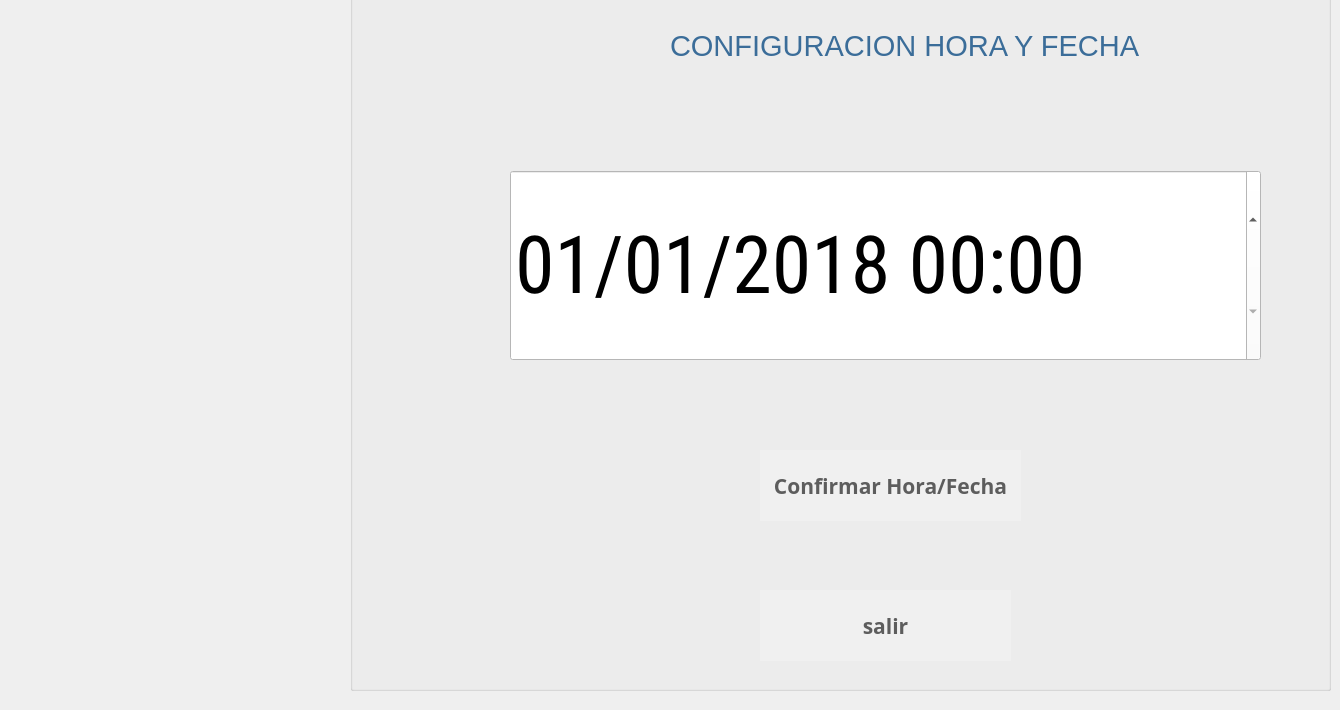
   <widget class="QWidget" name="page_38">
    <widget class="QGroupBox" name="groupBox_10">
     <property name="geometry">
      <rect>
       <x>350</x>
       <y>-10</y>
       <width>981</width>
       <height>701</height>
      </rect>
     </property>
     <property name="title">
      <string/>
     </property>
     <widget class="QPushButton" name="bcambiarFecha">
      <property name="geometry">
       <rect>
        <x>410</x>
        <y>460</y>
        <width>261</width>
        <height>71</height>
       </rect>
      </property>
      <property name="font">
       <font>
        <family>Ubuntu Mono</family>
        <pointsize>16</pointsize>
        <weight>75</weight>
        <italic>false</italic>
        <bold>true</bold>
        <underline>false</underline>
       </font>
      </property>
      <property name="toolTip">
       <string>Ayuda</string>
      </property>
      <property name="whatsThis">
       <string extracomment="help"/>
      </property>
      <property name="styleSheet">
       <string notr="true">background-color:rgb(240, 240, 240);
color:rgb(93, 93, 93);
border-radius:80%</string>
      </property>
      <property name="text">
       <string>Confirmar Hora/Fecha</string>
      </property>
      <property name="icon">
       <iconset>
        <normaloff>../../../../../cajsSATELITE/eum/app/cajeroF/iconos/fl.png</normaloff>../../../../../cajsSATELITE/eum/app/cajeroF/iconos/fl.png</iconset>
      </property>
      <property name="iconSize">
       <size>
        <width>40</width>
        <height>40</height>
       </size>
      </property>
      <property name="toolTipDuration" stdset="0">
       <number>3</number>
      </property>
     </widget>
     <widget class="QLabel" name="ltime_67">
      <property name="geometry">
       <rect>
        <x>320</x>
        <y>40</y>
        <width>491</width>
        <height>31</height>
       </rect>
      </property>
      <property name="font">
       <font>
        <family>Segoe UI</family>
        <pointsize>22</pointsize>
        <weight>50</weight>
        <italic>false</italic>
        <bold>false</bold>
       </font>
      </property>
      <property name="styleSheet">
       <string notr="true">background-color:transparent;
color:rgb(59, 109, 153);

</string>
      </property>
      <property name="text">
       <string>CONFIGURACION HORA Y FECHA</string>
      </property>
     </widget>
     <widget class="QDateTimeEdit" name="dtime">
      <property name="geometry">
       <rect>
        <x>160</x>
        <y>180</y>
        <width>751</width>
        <height>191</height>
       </rect>
      </property>
      <property name="font">
       <font>
        <family>Roboto Condensed</family>
        <pointsize>60</pointsize>
        <weight>50</weight>
        <italic>false</italic>
        <bold>false</bold>
       </font>
      </property>
      <property name="styleSheet">
       <string notr="true">background-color:white</string>
      </property>
      <property name="correctionMode">
       <enum>QAbstractSpinBox::CorrectToPreviousValue</enum>
      </property>
      <property name="date">
       <date>
        <year>2018</year>
        <month>1</month>
        <day>1</day>
       </date>
      </property>
      <property name="displayFormat">
       <string>MM/dd/yyyy HH:mm</string>
      </property>
      <property name="timeSpec">
       <enum>Qt::LocalTime</enum>
      </property>
     </widget>
     <widget class="QPushButton" name="bsalirCambiarFecha">
      <property name="geometry">
       <rect>
        <x>410</x>
        <y>600</y>
        <width>251</width>
        <height>71</height>
       </rect>
      </property>
      <property name="font">
       <font>
        <family>Ubuntu Mono</family>
        <pointsize>16</pointsize>
        <weight>75</weight>
        <italic>false</italic>
        <bold>true</bold>
        <underline>false</underline>
       </font>
      </property>
      <property name="toolTip">
       <string>Ayuda</string>
      </property>
      <property name="whatsThis">
       <string extracomment="help"/>
      </property>
      <property name="styleSheet">
       <string notr="true">background-color:rgb(240, 240, 240);
color:rgb(93, 93, 93);
border-radius:80%</string>
      </property>
      <property name="text">
       <string>salir</string>
      </property>
      <property name="icon">
       <iconset>
        <normaloff>../../../../../cajsSATELITE/eum/app/cajeroF/iconos/fb5.png</normaloff>../../../../../cajsSATELITE/eum/app/cajeroF/iconos/fb5.png</iconset>
      </property>
      <property name="iconSize">
       <size>
        <width>40</width>
        <height>40</height>
       </size>
      </property>
      <property name="toolTipDuration" stdset="0">
       <number>3</number>
      </property>
     </widget>
    </widget>
   </widget>
